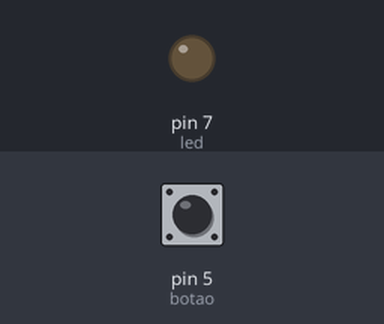
Bench run of a sketch on a simulated Arduino Uno, built with avr-gcc and run on an emulated ATmega328P. Shown: output pins drawn as LEDs (lit = HIGH). Dashed ring = blinking. The test bench sets the inputs (shaded band); at power-on: pin 5 (botao) LOW.

Above: at 1.2 s.
1.3 s: pin 5 (botao) pulsed HIGH 5 times (0.12 s each, 0.3 s apart)
At 1.75 s:
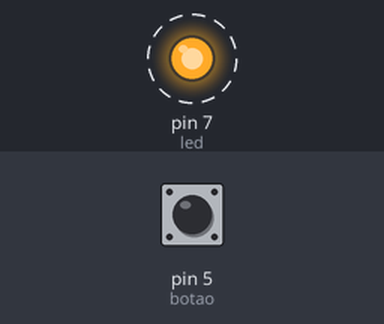
4.3 s: pin 5 (botao) pulled HIGH for 0.15 s
At 4.6 s:
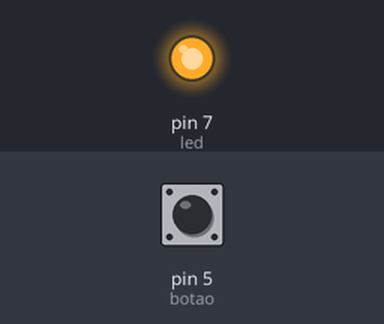
5.9 s: pin 5 (botao) pulled HIGH for 1 s
At 7.0 s:
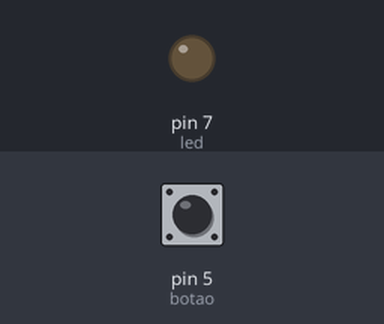
Timing chart, 0 to 8.9 s (numbered marks = the images above; inputs shaded):
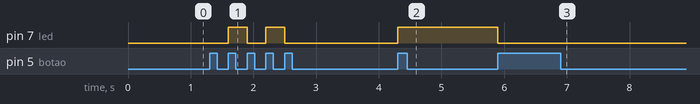

The sketch:

PROJETO_BOTAO_FIRME.ino
```cpp
const int led = 7;
const int botao = 5;
int estadoled = LOW;
int ultimoestadoled = LOW;
int estadobotao = LOW;
int ultimoestadobotao = LOW;
void setup() {
  // put your setup code here, to run once:
  Serial.begin(9600);
  pinMode(led, OUTPUT);
  pinMode(botao, INPUT);
}

void loop() {
  // put your main code here, to run repeatedly:
  estadobotao = digitalRead(botao);
  if ( estadobotao != ultimoestadobotao )
  {
    if ( estadobotao == HIGH)
    {
      if ( ultimoestadoled == HIGH)
      {
          digitalWrite(led,HIGH);
          ultimoestadoled = LOW;
      }
      else
      {
        digitalWrite(led,LOW);
        ultimoestadoled = HIGH;
      }
    }
  }
     ultimoestadobotao = estadobotao;
}


//  if ( estadobotao == LOW ){
//      digitalWrite(led,LOW);
//    }
//    else{
//      digitalWrite(led,HIGH);
//      }
//  if ( estadoled == HIGH ){
//      digitalWrite(led,HIGH);
//      }
//  else{
//       digitalWrite(led,LOW);
//    }
//}
```

Measured:
- after the input at 1.3 s, pin 7 (led): alternates HIGH for 0.30 s and LOW for 0.30 s, 4 changes in all, then stays LOW, starting after 0.30 s
- after the input at 4.3 s, pin 7 (led): LOW → HIGH at once
- after the input at 5.9 s, pin 7 (led): HIGH → LOW at once
